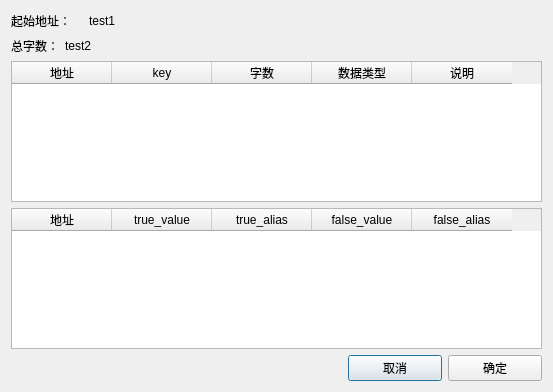
<?xml version="1.0" encoding="UTF-8"?>
<ui version="4.0">
 <class>UiDiySet</class>
 <widget class="QDialog" name="UiDiySet">
  <property name="geometry">
   <rect>
    <x>0</x>
    <y>0</y>
    <width>553</width>
    <height>392</height>
   </rect>
  </property>
  <property name="windowTitle">
   <string>参数设置</string>
  </property>
  <layout class="QGridLayout" name="gridLayout">
   <item row="0" column="0" rowspan="2" colspan="2">
    <widget class="QLabel" name="lb_addr">
     <property name="text">
      <string>起始地址：</string>
     </property>
    </widget>
   </item>
   <item row="0" column="2" rowspan="2" colspan="2">
    <widget class="QLabel" name="lb_addr_data">
     <property name="maximumSize">
      <size>
       <width>100</width>
       <height>100</height>
      </size>
     </property>
     <property name="text">
      <string>test1</string>
     </property>
    </widget>
   </item>
   <item row="0" column="4" colspan="3">
    <spacer name="horizontalSpacer">
     <property name="orientation">
      <enum>Qt::Horizontal</enum>
     </property>
     <property name="sizeHint" stdset="0">
      <size>
       <width>424</width>
       <height>20</height>
      </size>
     </property>
    </spacer>
   </item>
   <item row="1" column="3" rowspan="2" colspan="4">
    <spacer name="horizontalSpacer_2">
     <property name="orientation">
      <enum>Qt::Horizontal</enum>
     </property>
     <property name="sizeHint" stdset="0">
      <size>
       <width>442</width>
       <height>20</height>
      </size>
     </property>
    </spacer>
   </item>
   <item row="2" column="0">
    <widget class="QLabel" name="lb_cnt">
     <property name="text">
      <string>总字数：</string>
     </property>
    </widget>
   </item>
   <item row="2" column="1" colspan="2">
    <widget class="QLabel" name="lb_cnt_data">
     <property name="text">
      <string>test2</string>
     </property>
    </widget>
   </item>
   <item row="3" column="0" colspan="7">
    <widget class="QTableWidget" name="tab_diy">
     <column>
      <property name="text">
       <string>地址</string>
      </property>
     </column>
     <column>
      <property name="text">
       <string>key</string>
      </property>
     </column>
     <column>
      <property name="text">
       <string>字数</string>
      </property>
     </column>
     <column>
      <property name="text">
       <string>数据类型</string>
      </property>
     </column>
     <column>
      <property name="text">
       <string>说明</string>
      </property>
     </column>
    </widget>
   </item>
   <item row="4" column="0" colspan="7">
    <widget class="QTableWidget" name="tab_reg">
     <column>
      <property name="text">
       <string>地址</string>
      </property>
     </column>
     <column>
      <property name="text">
       <string>true_value</string>
      </property>
     </column>
     <column>
      <property name="text">
       <string>true_alias</string>
      </property>
     </column>
     <column>
      <property name="text">
       <string>false_value</string>
      </property>
     </column>
     <column>
      <property name="text">
       <string>false_alias</string>
      </property>
     </column>
    </widget>
   </item>
   <item row="5" column="0" colspan="5">
    <spacer name="horizontalSpacer_3">
     <property name="orientation">
      <enum>Qt::Horizontal</enum>
     </property>
     <property name="sizeHint" stdset="0">
      <size>
       <width>356</width>
       <height>20</height>
      </size>
     </property>
    </spacer>
   </item>
   <item row="5" column="5">
    <widget class="QPushButton" name="btn_cancel">
     <property name="maximumSize">
      <size>
       <width>100</width>
       <height>16777215</height>
      </size>
     </property>
     <property name="text">
      <string>取消</string>
     </property>
    </widget>
   </item>
   <item row="5" column="6">
    <widget class="QPushButton" name="btn_confirm">
     <property name="maximumSize">
      <size>
       <width>100</width>
       <height>16777215</height>
      </size>
     </property>
     <property name="text">
      <string>确定</string>
     </property>
    </widget>
   </item>
  </layout>
 </widget>
 <layoutdefault spacing="6" margin="11"/>
 <resources/>
 <connections/>
</ui>
